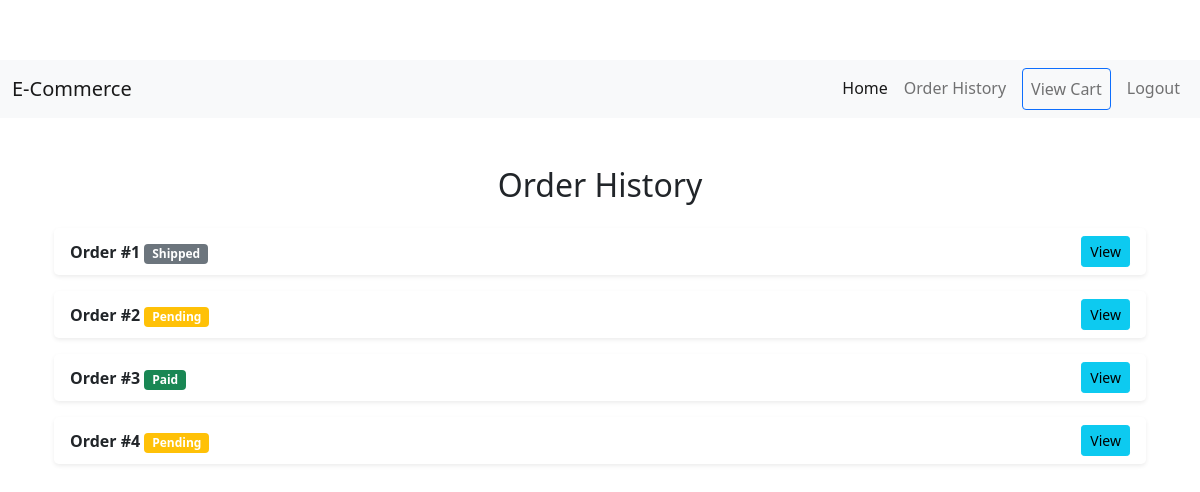
Page /order/history (signed in) on the committed database.
### model.py (models this page shows)
class Order(db.Model):
    __tablename__ = 'orders'
    id: Mapped[int] = mapped_column(Integer, primary_key=True)
    user_id: Mapped[int] = mapped_column(Integer, db.ForeignKey('users.id'))
    order_date: Mapped[datetime] = mapped_column(DateTime, default=datetime.utcnow)
    total_amount: Mapped[float] = mapped_column(Float, nullable=False)
    status: Mapped[str] = mapped_column(String, nullable='False')
    user = relationship('User', back_populates='orders')
    items = relationship('OrderItem', back_populates='order')
    payment = relationship('Payment', uselist=False, back_populates='order')

### main.py (the view)
@app.route('/order/history')
def order_history():
    orders = Order.query.filter_by(user_id=current_user.id).all()
    return render_template('order_history.html', orders=orders)

### main.py (called while the page is built)
@login_manager.user_loader
def load_user(user_id):
    return db.get_or_404(User, user_id)

### templates/order_history.html
{% extends 'base.html' %}
{% block content %}
<div class="container mt-5">
    <h2 class="text-center mb-4">Order History</h2>
    {% if orders %}
    <ul class="list-group">
        {% for order in orders %}
        <li class="list-group-item d-flex justify-content-between align-items-center border-0 rounded-3 shadow-sm mb-3">
            <div>
                <strong>Order #{{ order.id }}</strong>
                <span class="badge {% if order.status == 'paid' %}bg-success{% elif order.status == 'pending' %}bg-warning{% else %}bg-secondary{% endif %}">
                    {{ order.status.capitalize() }}
                </span>
            </div>
            <a href="{{ url_for('order_confirmation', order_id=order.id) }}" class="btn btn-info btn-sm">View</a>
        </li>
        {% endfor %}
    </ul>
    {% else %}
    <p class="text-center">No orders found.</p>
    {% endif %}
</div>
{% endblock %}

### static/css/style.css (style rules this page uses)
body { padding-top: 60px; }
.container { margin-top: 80px; }

### rows in the picture
Order: id "1", status "Shipped"
Order: id "2", status "Pending"
Order: id "3", status "Paid"
Order: id "4", status "Pending"
